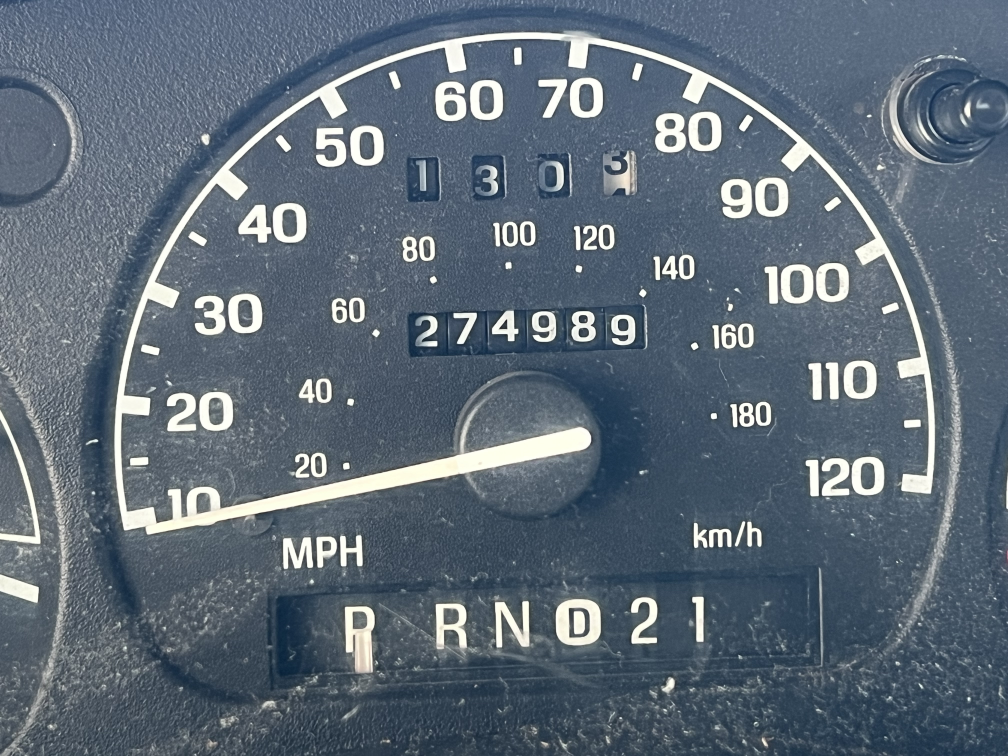
#> input picture attachments/2025-08-18T18-49-56+00-00_IMG_5798.jpg, 4032 x 3024 px (shown at 1/4 size); its folder holds 2 pictures in this run
$ python create_thumbnails.py
#> lines starting #> are read from the running program, lines starting #| are printed output that depends on the picture
from PIL import Image
import os

input_folder = "attachments"
output_folder = "images_thumbnails"

os.makedirs(output_folder, exist_ok=True)

for file in os.listdir(input_folder):
    if file.lower().endswith((".jpg", ".png", ".tiff", ".bmp", ".webp")):
        with Image.open(os.path.join(input_folder, file)) as img:
            # Make a copy so we don't modify the original object in place
#> img is the input picture: PIL image 4032x3024 RGB; mean R, G, B 93.7, 106.7, 119.5
            img_copy = img.copy()

            # Target size: original width/4, height/4
            target_size = (img.width // 4, img.height // 4)
#> target_size = (1008, 756)

            # This modifies the image in place, keeping aspect ratio
            img_copy.thumbnail(target_size, Image.LANCZOS)
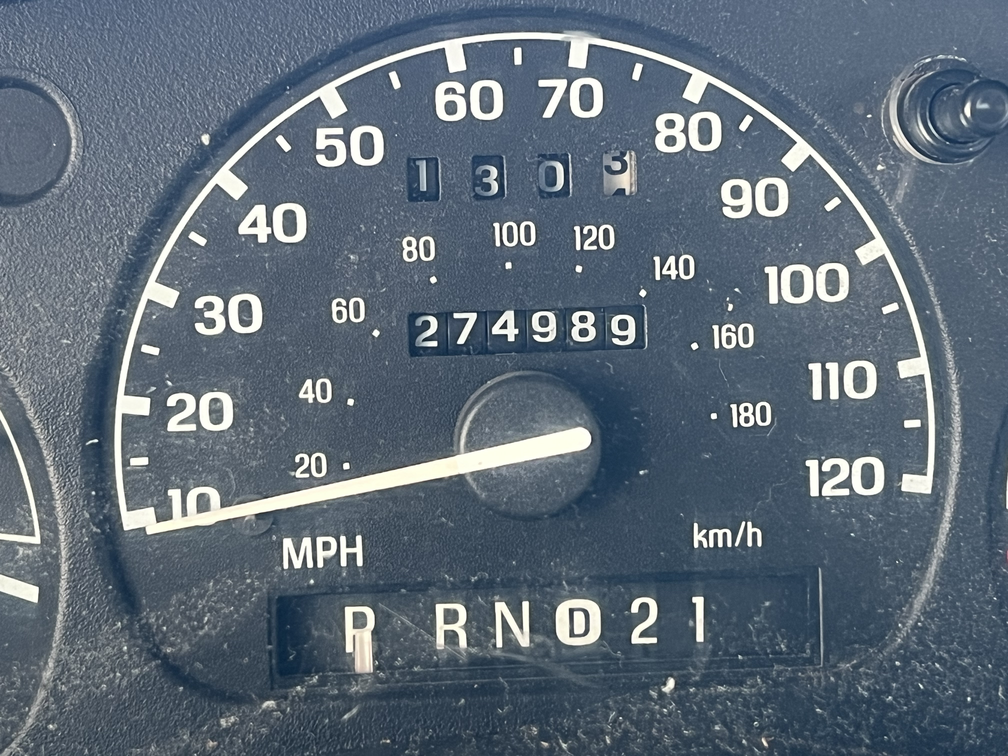
#> img_copy: PIL image 1008x756 RGB; mean R, G, B 93.7, 106.7, 119.6

            img_copy.save(os.path.join(output_folder, file))

        print(f"{file}: original {img.width}x{img.height} → thumbnail {img_copy.width}x{img_copy.height}")
#| 2025-08-18T18-49-56+00-00_IMG_5798.jpg: original 4032x3024 → thumbnail 1008x756
#> pass 2 of the loop `for file in os.listdir(input_folder):`:
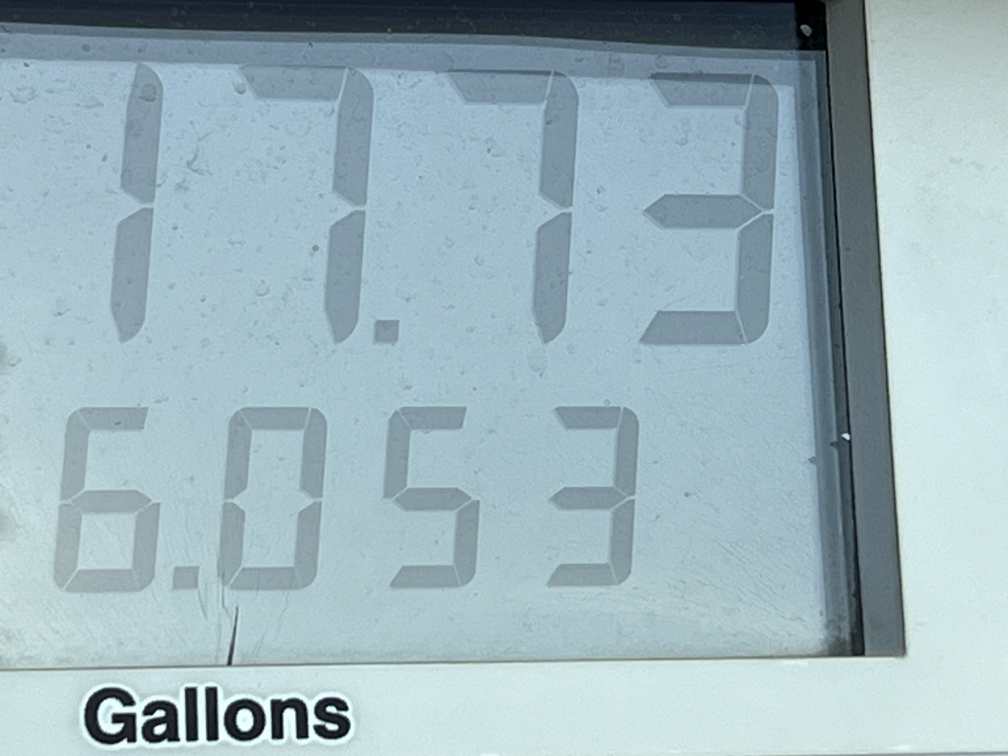
#> input picture attachments/2025-08-18T18-51-08+00-00_IMG_5799.jpg, 4032 x 3024 px (shown at 1/4 size)
#> img is the input picture: PIL image 4032x3024 RGB; mean R, G, B 156, 179.7, 187.8
#> `img_copy.thumbnail(target_size, Image.LANCZOS)`:
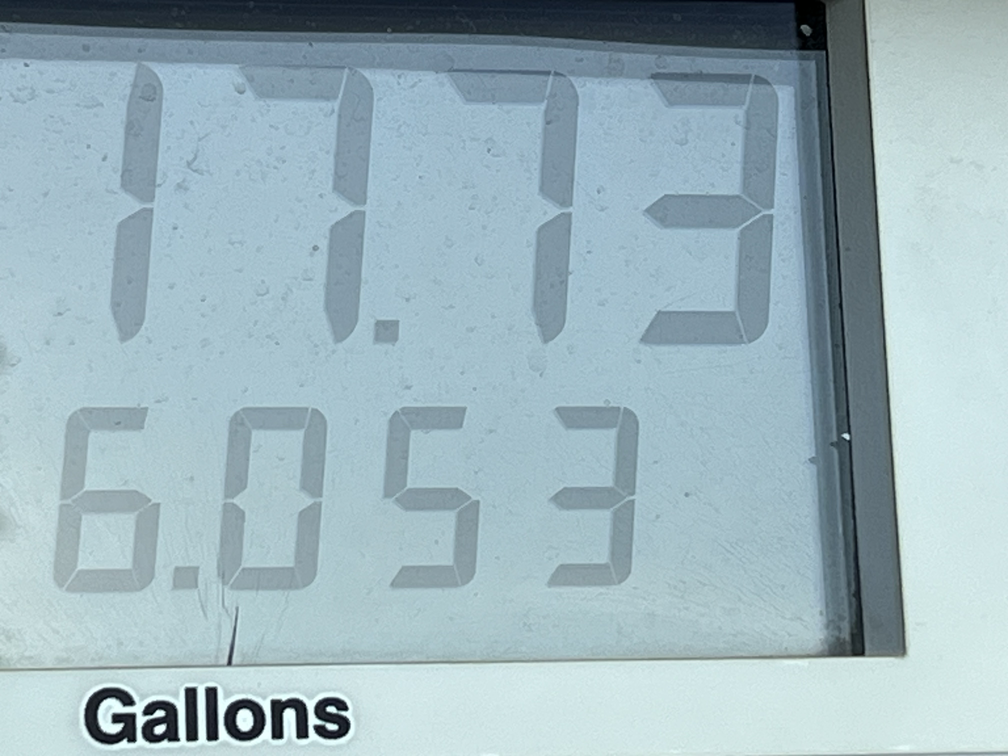
#> img_copy: PIL image 1008x756 RGB; mean R, G, B 156.2, 179.8, 188
#| 2025-08-18T18-51-08+00-00_IMG_5799.jpg: original 4032x3024 → thumbnail 1008x756
